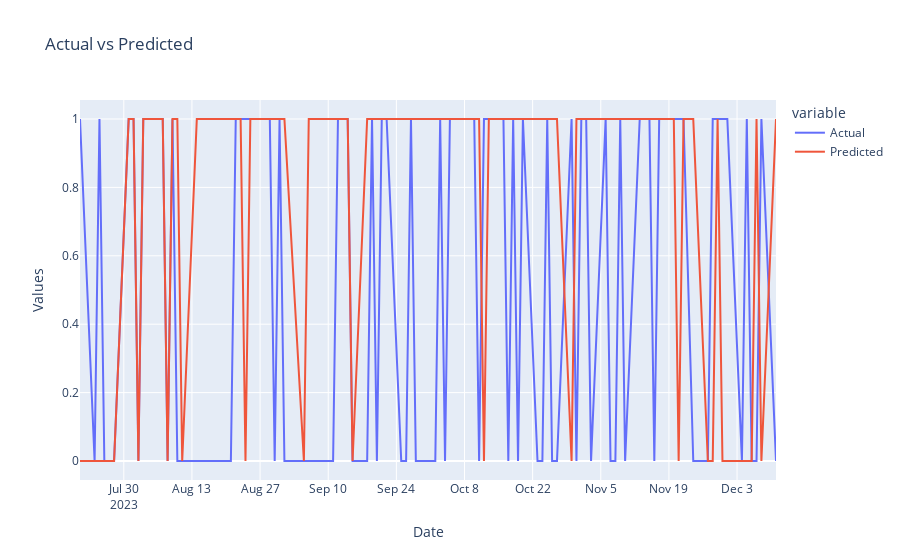

This figure's notebook cell:
### Code cell
px.line(combined, x=combined.index, y=['Actual', 'Predicted'], labels={'index': 'Date', 'value': 'Values'},title='Actual vs Predicted').show()
